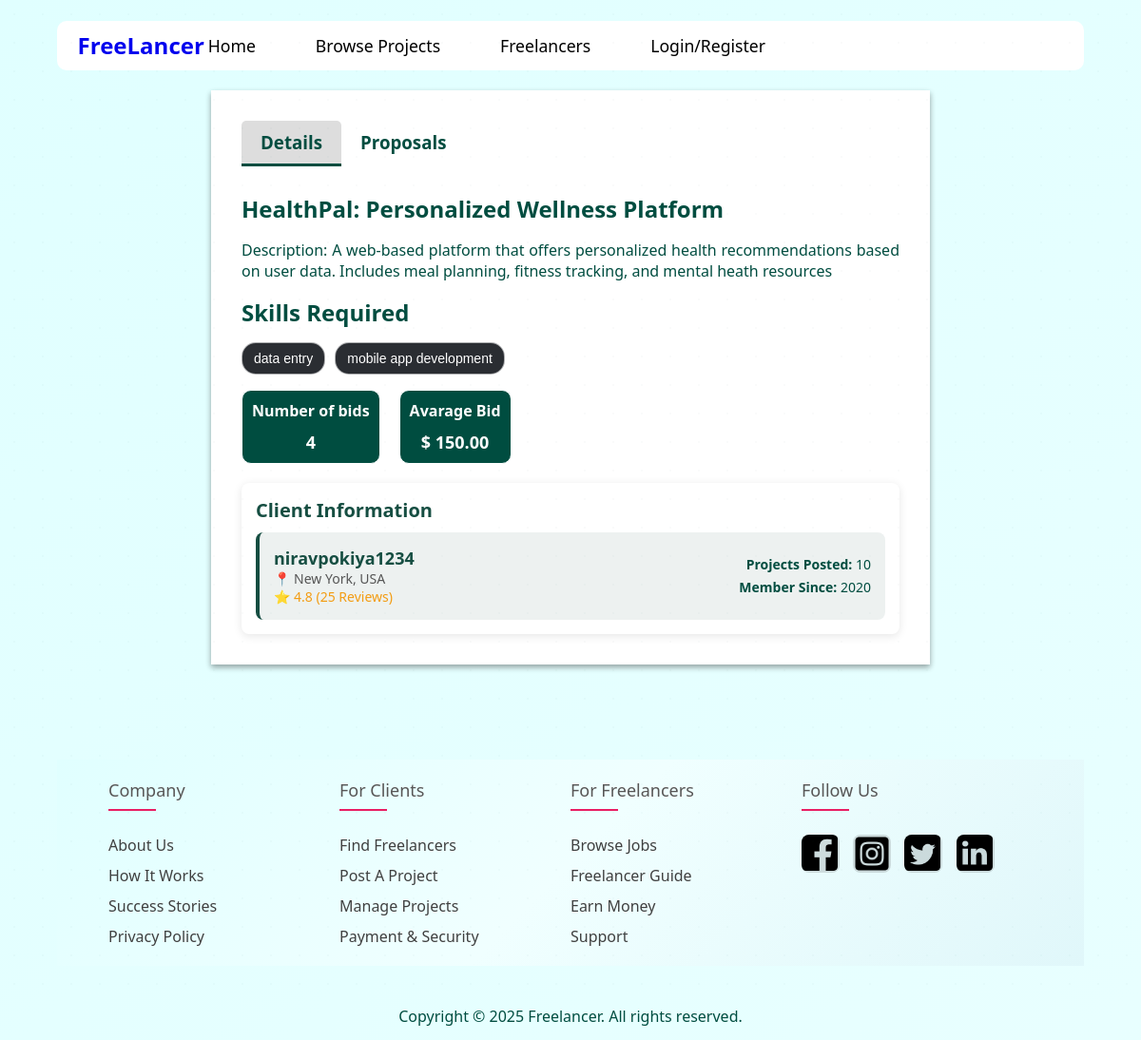
/project/7/, run on the app's committed database.
### freelancer/models.py (models this page shows, shortened)
class Project(models.Model):
    title = models.CharField(max_length=200)
    description = models.TextField()
    category = models.CharField(max_length=100)
    skills_required = models.CharField(max_length=200)
    budget = models.DecimalField(max_digits=10, decimal_places=2)
    deadline = models.DateField()
    status = models.CharField(max_length=20, choices=STATUS_CHOICES, default='open')
    posted_by = models.ForeignKey(Client, on_delete=models.CASCADE, related_name='posted_projects')
    created_at = models.DateTimeField(auto_now_add=True)
    updated_at = models.DateTimeField(auto_now=True)
    class Meta:
        verbose_name = 'Project'
        verbose_name_plural = 'Projects'

class Users(models.Model):
    name = models.CharField(max_length=255)
    email = models.EmailField(unique=True)
    username = models.CharField(max_length=255, unique=True)
    password = models.CharField(max_length=255)
    user_type = models.CharField(max_length=10, choices=[('client', 'Client'), ('freelancer', 'Freelancer')])
    phone = models.CharField(max_length=10, null=True, blank=True)

### freelancer/views.py (the view, shortened to what this page needs)
# urls.py: path('project/<int:project_id>/', views.project_card, name='project_card'),
@ensure_csrf_cookie
def project_card(request, project_id):
    csrf_token = get_token(request)
    project = get_object_or_404(Project, id=project_id)
    project_dict = model_to_dict(project)
    project_dict['skills'] = [s.replace('_', ' ') for s in project.skills_required.split(",")]
    client_info_model = project.posted_by
    client_info_dict = model_to_dict(client_info_model)
    client_user_info = model_to_dict(client_info_model.user)
    project_dict.update(client_user_info)
    project_dict.update(client_info_dict)
    print(f"Project ID from database: {project.id}")  # Debug print
    bids = Bid.objects.filter(project=project).select_related('freelancer__user')
    bid_list = []
    print("Bid list:", bid_list)
    print("Project ID:", project_id)
    project_dict['id']=project_id # Debug print
    print("project dict" , project_dict) # Debug print to see the data
    return render(request, "user/Project_information.html", {
        'project': project_dict,
        'csrf_token': csrf_token,
        'bids': bid_list
    })

### templates/user/Project_information.html (shortened to what this page needs)
<!DOCTYPE html>
<html lang="en">
<head>
    {% load static %}
    {% load custom_filters%}
    <link rel="stylesheet" href="{% static 'css/Project_information.css' %}">
    <link rel="stylesheet" href="{% static 'css/Home.css' %}">
    <link rel="stylesheet" href="https://cdnjs.cloudflare.com/ajax/libs/font-awesome/6.0.0/css/all.min.css">
</head>
<body>
    <div class="container">
        {% if user_type == 'freelancer' %}
            {% include 'freelancer/freelancer_navbar.html' %}
        {% else %}
            <div class="navbar">
                <div class="logo">
                    <h2><a href="{% url 'home' %}">FreeLancer</a></h2>
                </div>
                <div class="navlinks">
                    <ul id="navs">
                        <li><a href="{% url 'home' %}">Home</a></li>
                        <li><a href="{% url 'browse_projects' %}">Browse Projects</a></li>
                        <li><a href="{% url 'view_freelancers' %}">Freelancers</a></li>
                        {% if request.session.user_type == 'freelancer' %}
                            <li><a href="{% url 'freelancer-home' %}">Dashboard</a></li>
                            <li><a href="{% url 'freelancer-logout' %}">Logout</a></li>
                        {% elif request.session.user_type == 'client' %}
                            <li><a href="{% url 'client-home-page' %}">Dashboard</a></li>
                            <li><a href="{% url 'client-logout' %}">Logout</a></li>
                        {% else %}
                            <li><a href="{% url 'user_type' %}">Login/Register</a></li>
                        {% endif %}
                    </ul>
                </div>
            </div>
        {% endif %}
        <div class="Projectinfo">
             <div class="tabs">
                <h3>Details</h3>
                <h3>Proposals</h3>
             </div>
            <div class="tab1-project-info">
                <div class="project-details">
                    <div class="details">
                        <h2 class="project-heading">
                            {{project.title}}
                        </h2>
                        <span class="project-description">
                            {{project.description}}
                        </span>
                        <div class="skills">
                            <h2>Skills Required</h2>
                            <div class="tags-container">
                                {% for skill in project.skills   %}
                                    <span class="tag">{{skill}}</span>
                                    {%endfor%}
                            </div>
                        </div>
                        <div class="Bids">
                            <div class="box">
                                <h4>Number of bids</h4>
                                 <span>4</span>
                            </div>
                            <div class="box">
                                <h4>Avarage Bid</h4>
                                 <span> $ {{project.budget}}</span>
                            </div>
                        </div>
                    </div>
                    <div class="client-info">
                        <h2>Client Information</h2>
                        <div class="client-card">
                            <div class="client-details">
                                <h3 class="client-name">{{project.username}}</h3>
                                <p class="client-location">📍 New York, USA</p>
                                <p class="client-rating">⭐ 4.8 (25 Reviews)</p>
                            </div>
                            <div class="client-meta">
                                <p><strong>Projects Posted:</strong> 10</p>
                                <p><strong>Member Since:</strong> 2020</p>
                            </div>
                        </div>
                    </div>
                </div>
            </div>
         </div>
         {% include 'user/footer.html'%}
    </div>
</body>
</html>

### static/css/Project_information.css (style rules this page uses)
.container { width: 90%; display: flex; flex-direction: column; align-items: center; }
.Projectinfo { width : 70%; background-color: rgb(255, 255, 255); display: flex; flex-direction: column; gap :1rem; padding: 2rem; box-shadow: 0 3px 6px rgba(0,0,0,0.16), 0 3px 6px rgba(0,0,0,0.23); }
.tabs { width: 20%; display: flex; justify-content: space-between; }
.details { display: flex; flex-direction: column; gap: 1rem; text-align: justify; }
.tags-container { display: flex; gap: 10px; flex-wrap: wrap; }
.tag { background-color: #2a2d32; color: #ffffff; padding: 8px 12px; border-radius: 15px; font-family: Arial, sans-serif; font-size: 14px; white-space: nowrap; border: 1px solid rgba(255, 255, 255, 0.616); }
.skills { display: flex; flex-direction: column; gap : 0.9rem; }
.Bids { display: flex; gap: 20px; width: 100%; }
.box { background-color : #004d40; color: white; padding: 10px; border-radius: 10px; display: flex; flex-direction: column; align-items: center; text-align: center; border: 1px solid white; }
.Bids h4 { margin-bottom: 10px; font-size: 16px; }
.Bids span { font-size: 18px; font-weight: bold; }
.tabs { display: flex; border-bottom: 2px solid rgba(255, 255, 255, 0.2); margin-bottom: 10px; }
.tabs h3 { padding: 10px 20px; cursor: pointer; border-radius: 5px 5px 0 0; margin: 0; transition: background 0.3s; }
.tabs h3.active { font-weight: bold; border-bottom: 3px solid #004d40; background-color: rgba(78, 78, 78, 0.188); }
.tab1-project-info, .tab2-project-proposals { display: none; }
.tab1-project-info.active, .tab2-project-proposals.active { display: block; }
.client-info { margin-top: 20px; background: rgb(255, 255, 255); padding: 15px; border-radius: 8px; box-shadow: 0px 2px 10px rgba(0, 0, 0, 0.1); }
.client-info h2 { font-size: 20px; font-weight: bold; color: #164e42; margin-bottom: 10px; }
.client-card { display: flex; justify-content: space-between; align-items: center; background: #bccbc945; padding: 15px; border-radius: 8px; border-left: 4px solid #164e42; }
.client-details { display: flex; flex-direction: column; }
.client-name { font-size: 18px; font-weight: bold; color: #164e42; }
.client-location { font-size: 14px; color: #555; }
.client-rating { font-size: 14px; color: #f39c12; }
.client-meta { text-align: right; }
.client-meta p { margin: 5px 0; font-size: 14px; }

### static/css/home.css (style rules this page uses)
* { margin: 0; padding: 0; box-sizing: border-box; font-family: Arial, sans-serif; list-style: none; text-decoration: none; font-family: system-ui, -apple-system, BlinkMacSystemFont, 'Segoe UI', Roboto, Oxygen, Ubuntu, Cantarell, 'Open Sans', 'Helvetica Neue', sans-serif; }
body { background: linear-gradient(-45deg, #E0F7FA, #F0FFFF, #E0FFFF); background-size: 400% 400%; animation: gradientMove 10s ease infinite; color: #004d40; min-height: 100vh; position: relative; display: flex; justify-content: center; }
body::before { content: ""; position: absolute; top: 0; left: 0; width: 100%; height: 100%; background-image: radial-gradient(rgba(0, 77, 64, 0.1) 1px, transparent 1px); background-size: 30px 30px; opacity: 0.2; pointer-events: none; }
.navbar { margin: 2% 0%; background-color: white; border-radius: 10px; display: flex; justify-content: space-between; padding : 0 2%; width: 100%; align-items: center; }
.navbar .navlinks { display: flex; justify-content: space-between; width : 90%!important; align-items: center; }
.navbar .navlinks ul { display: flex; gap : 8%; width : 76%; }
.navbar .navlinks ul li { font-weight: 600; font-size: 1.1rem; margin : 14px 0; text-wrap: nowrap; }
.navbar .navlinks ul li a { color: black; }
.navbar .navlinks ul li a { position: relative; color: #000; text-decoration: none; padding: 4px; }
.navbar .navlinks ul li a::before { content: ""; position: absolute; display: block; width: 100%; height: 2px; bottom: 0; left: 0; background-color: #000; transform: scaleX(0); transition: transform 0.24s ease; }

### static/css/Footer.css (style rules this page uses)
ul { list-style: none; }
.container { padding-bottom: 0!important; }

### templates/user/Project_information.html (style rules this page uses)
.navlinks ul li a { color: #333; text-decoration: none; font-weight: 500; transition: color 0.3s ease; }

### data on the page
Project: title "HealthPal: Personalized Wellness Platform", description "Description: A web-based platform that offers personalized health recommendations based on user data. Includes meal planning, fitness tracking, and mental heath resources", budget "150.00"
Users: username "niravpokiya1234"

### other printed values
{{ skill }} "data entry" "mobile app development"
